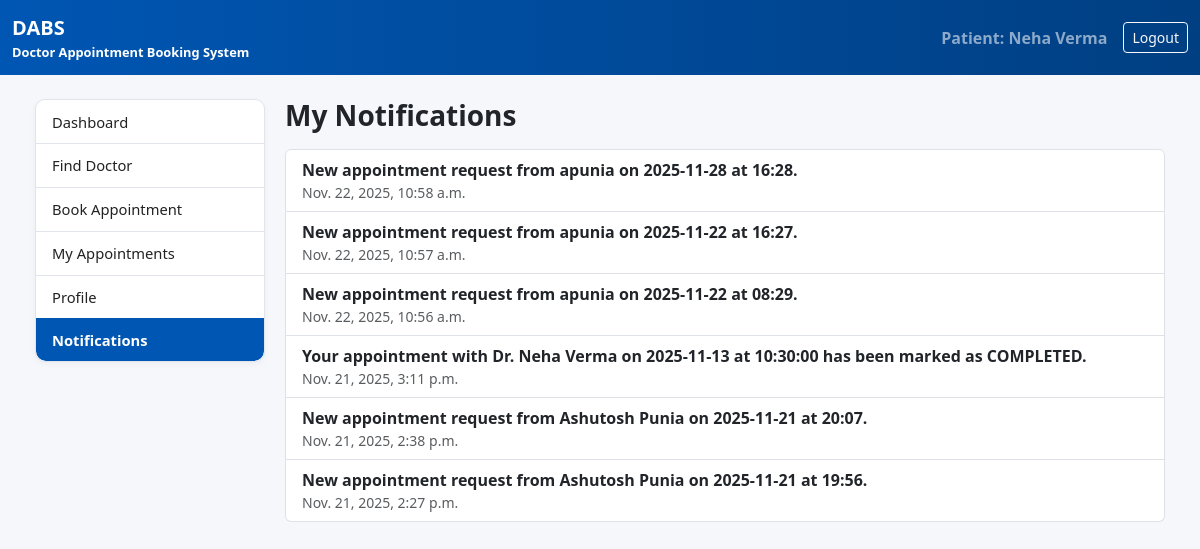
Screenshot of /dashboard/patient/notifications/ (signed in) with the database file from the repository.
### booking/models.py (models this page shows, shortened)
class Notification(models.Model):
    user = models.ForeignKey(
        settings.AUTH_USER_MODEL,
        on_delete=models.CASCADE,
        related_name="notifications",
    )
    message = models.CharField(max_length=255)
    link = models.CharField(
        max_length=255,
        blank=True,
        help_text="Optional path inside the site",
    )
    created_at = models.DateTimeField(auto_now_add=True)
    is_read = models.BooleanField(default=False)
    class Meta:
        ordering = ["-created_at"]

### booking/views.py (the view)
# urls.py: path('dashboard/patient/notifications/', views.patient_notifications, name='patient_notifications'),
@login_required
def patient_notifications(request):
    qs = Notification.objects.filter(user=request.user).order_by("-created_at")
    qs.filter(is_read=False).update(is_read=True)
    return render(
        request,
        "booking/patient_notifications.html",
        {"notifications": qs},
    )

### booking/templates/booking/patient_notifications.html (shortened to what this page needs)
{% extends "booking/patient_base.html" %}
{% block content %}
<h3 class="fw-bold mb-3">My Notifications</h3>
<div class="list-group">
  {% for n in notifications %}
    <a
      href="{{ n.link|default:'#' }}"
      class="list-group-item list-group-item-action d-flex justify-content-between align-items-start"
    >
      <div>
        <div class="fw-bold">{{ n.message }}</div>
        <div class="small text-muted">{{ n.created_at }}</div>
      </div>
    </a>
  {% empty %}
    <div class="text-muted">
      No notifications yet.
    </div>
  {% endfor %}
</div>
{% endblock %}

### booking/templates/booking/patient_base.html (shortened to what this page needs)
{% load static %}
<!DOCTYPE html>
<html lang="en">
<head>
  <link
      href="https://cdn.jsdelivr.net/npm/bootstrap@5.3.3/dist/css/bootstrap.min.css"
      rel="stylesheet"
>
  <link rel="stylesheet" href="{% static 'booking/dashboard.css' %}">
</head>
<body>
<nav class="navbar navbar-expand-lg navbar-dark dabs-topbar">
  <div class="container-fluid">
    <span class="navbar-brand">
      <strong>DABS</strong>
      <small class="d-block" style="font-size: 0.8rem;">
        Doctor Appointment Booking System
      </small>
    </span>
    <span class="navbar-text ms-auto me-3">
      Patient:
      {{ request.user.get_full_name|default:request.user.username }}
    </span>
    <a href="{% url 'logout' %}" class="btn btn-outline-light btn-sm">
      Logout
    </a>
  </div>
</nav>
<div class="dabs-shell">
  <div class="dabs-dashboard-layout">
    <div class="dashboard-sidebar list-group">
      <a href="{% url 'patient_dashboard' %}"
         class="list-group-item {% if request.path == '/dashboard/patient/' %}active{% endif %}">
        Dashboard
      </a>
      <a href="{% url 'find_doctor' %}"
         class="list-group-item {% if request.path == '/dashboard/patient/find/' %}active{% endif %}">
        Find Doctor
      </a>
      <a href="{% url 'book_appointment_doctor' %}"
         class="list-group-item {% if request.path == '/dashboard/patient/bookAppointment/' %}active{% endif %}">
        Book Appointment
      </a>
      <a href="{% url 'my_appointments' %}"
         class="list-group-item {% if request.path == '/dashboard/patient/appointments/' %}active{% endif %}">
        My Appointments
      </a>
      <a href="{% url 'patient_profile' %}"
   class="list-group-item {% if request.path == '/dashboard/patient/profile/' %}active{% endif %}">
  Profile
</a>
        <a href="{% url 'patient_notifications' %}"
   class="list-group-item {% if request.path == '/dashboard/patient/notifications/' %}active{% endif %}">
  Notifications
</a>
    </div>
    <main class="dashboard-main">
      {% block content %}{% endblock %}
    </main>
  </div>
</div>
</body>
</html>

### booking/static/booking/dashboard.css (style rules this page uses)
:root { --dabs-blue: #0056b3; --dabs-blue-dark: #003f82; --dabs-bg: #f5f7fb; --dabs-border: #e1e4eb; --dabs-text-main: #222; --dabs-text-muted: #6c757d; --dabs-card-shadow: 0 2px 6px rgba(15, 23, 42, 0.04); }
html, body { height: 100%; }
body { background-color: var(--dabs-bg); display: flex; flex-direction: column; min-height: 100vh; }
.dabs-shell { max-width: 1200px; margin: 0 auto; padding: 1.5rem 1rem 2.5rem; }
.dabs-topbar { background: linear-gradient(90deg, var(--dabs-blue), var(--dabs-blue-dark)); color: #fff; }
.dabs-topbar .navbar-brand, .dabs-topbar .navbar-text { font-weight: 600; }
.dabs-topbar .container, .dabs-topbar .container-fluid { max-width: 1200px; }
.dabs-dashboard-layout { display: flex; align-items: flex-start; gap: 1.25rem; }
.dashboard-sidebar { width: 230px; flex-shrink: 0; background-color: #ffffff; border-radius: 10px; border: 1px solid var(--dabs-border); box-shadow: var(--dabs-card-shadow); overflow-y: auto; align-self: flex-start !important; }
.dashboard-sidebar .list-group-item { border: 0; border-bottom: 1px solid var(--dabs-border); padding: 0.65rem 1rem; font-size: 0.92rem; color: var(--dabs-text-main); background-color: #ffffff; }
.dashboard-sidebar .list-group-item:last-child { border-bottom: none; }
.dashboard-sidebar .list-group-item.active, .dashboard-sidebar .list-group-item.active:focus, .dashboard-sidebar .list-group-item.active:hover { background-color: var(--dabs-blue); color: #ffffff; font-weight: 600; }
.dashboard-main { flex: 1; min-width: 55em; }

### rows the page displays
Notification: message "New appointment request from apunia on 2025-11-28 at 16:28.", created_at "Nov. 22, 2025, 10:58 a.m."
Notification: message "New appointment request from apunia on 2025-11-22 at 16:27.", created_at "Nov. 22, 2025, 10:57 a.m."
Notification: message "New appointment request from apunia on 2025-11-22 at 08:29.", created_at "Nov. 22, 2025, 10:56 a.m."
Notification: message "Your appointment with Dr. Neha Verma on 2025-11-13 at 10:30:00 has been marked as COMPLETED.", created_at "Nov. 21, 2025, 3:11 p.m."
Notification: message "New appointment request from Ashutosh Punia on 2025-11-21 at 20:07.", created_at "Nov. 21, 2025, 2:38 p.m."
Notification: message "New appointment request from Ashutosh Punia on 2025-11-21 at 19:56.", created_at "Nov. 21, 2025, 2:27 p.m."

### other values shown
{{ request.user.get_full_name|default:request.user.username }} "Neha Verma"
